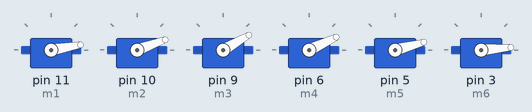
This sketch was run on a simulated Arduino Uno, built with avr-gcc and run on an emulated ATmega328P. On the bench: 6 × servo.

Above: at 0.05 s.
At 3.0 s:
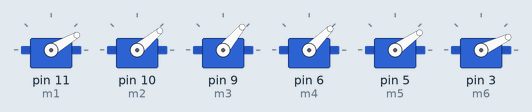
Timing chart, 0 to 6.9 s (numbered marks = the images above):
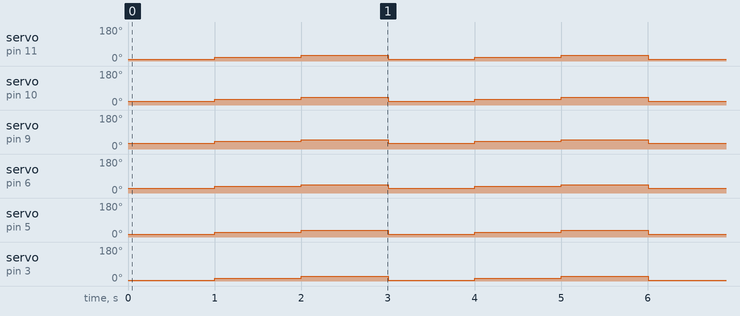

The sketch:

robot_arms1.ino
```cpp
// C++ code

#include <Servo.h>

Servo m1,m2,m3,m4,m5,m6;

void setup()
{
  Serial.begin(9600);
  m1.attach(11);
  m2.attach(10);
  m3.attach(9);
  m4.attach(6);
  m5.attach(5);
  m6.attach(3);

}

void loop()
{
  while (true){

  //Position one
  m1.write(10);
  m2.write(20);
  m3.write(30);
  m4.write(25);
  m5.write(15);
  m6.write(5);
  delay(1000);

  //Position two
  m1.write(20);
  m2.write(30);
  m3.write(40);
  m4.write(35);
  m5.write(25);
  m6.write(15);
  delay(1000);

  //Position three
  m1.write(30);
  m2.write(40);
  m3.write(50);
  m4.write(45);
  m5.write(35);
  m6.write(25);
  delay(1000);
  }

}
```

Measured:
- by itself, servo on pin 11 (m1): repeats every 3.0 s: 30° 1.0 s, 10° 1.0 s, 20° 1.0 s
- by itself, servo on pin 10 (m2): repeats every 3.0 s: 40° 1.0 s, 20° 1.0 s, 30° 1.0 s
- by itself, servo on pin 9 (m3): repeats every 3.0 s: 50° 1.0 s, 30° 1.0 s, 40° 1.0 s
- by itself, servo on pin 6 (m4): repeats every 3.0 s: 45° 1.0 s, 25° 1.0 s, 35° 1.0 s
- by itself, servo on pin 5 (m5): repeats every 3.0 s: 35° 1.0 s, 15° 1.0 s, 25° 1.0 s
- by itself, servo on pin 3 (m6): repeats every 3.0 s: 25° 1.0 s, 5° 1.0 s, 15° 1.0 s
